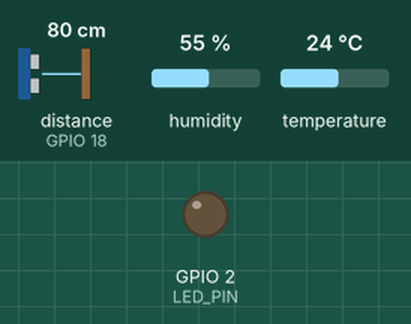
Simulated run of this sketch. Board: ESP32. Shown: output pins drawn as LEDs (lit = HIGH). Inputs (shaded band) come from the test bench; at power-on: distance to the obstacle (sensor on GPIO 18) 80 cm, humidity 55 %, temperature 24 °C. The echo pulse lasts 58.3 µs per cm; WiFi joins after 1.5 s; servers stay silent unless stated; random numbers use the default seed unless the sketch sets one; no MQTT or app messages arrive unless stated; pins used as bus, display or sensor lines are not drawn; what the sketch prints to the serial monitor is not drawn.

Above: at 3.2 s.
At 5.06 s:
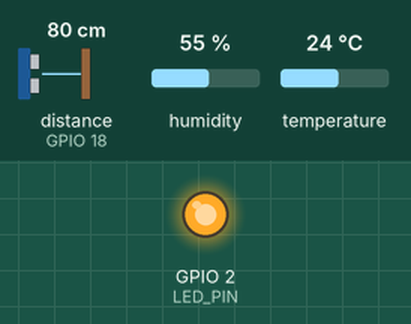
Timing chart, 0 to 8.0 s (numbered marks = the images above):
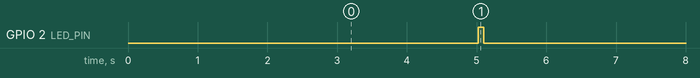

Measured:
- by itself, GPIO 2 (LED_PIN): alternates HIGH for 0.08 s and LOW for 4.9 s

The sketch:

sketch.ino
```cpp
#include <Arduino.h>
#include <WiFi.h>
#include <PubSubClient.h>
#include <DHTesp.h>

const char* WIFI_SSID = "Wokwi-GUEST";
const char* WIFI_PASSWORD = "";

const char* MQTT_SERVER = "broker.hivemq.com";
const int MQTT_PORT = 1883;
const char* MQTT_TOPIC = "ptit/iot/esp32/telemetry_bminh";

#define DHT_PIN 15
#define TRIG_PIN 5
#define ECHO_PIN 18
#define LED_PIN 2

WiFiClient wifiClient;
PubSubClient mqtt(wifiClient);
DHTesp dht;

unsigned long lastSend = 0;
unsigned long sequence = 0;

void connectWiFi() {
  Serial.print("Connecting WiFi");
  WiFi.begin(WIFI_SSID, WIFI_PASSWORD, 6);
  while (WiFi.status() != WL_CONNECTED) {
    delay(500);
    Serial.print(".");
  }
  Serial.println(" OK");
}

void connectMQTT() {
  while (!mqtt.connected()) {
    Serial.print("Connecting MQTT...");

    // Tạo Client ID ngẫu nhiên để tránh đụng độ trên Public Broker
    String clientId = "ESP32_B23DCCN538_";
    clientId += String(random(0xffff), HEX);

    if (mqtt.connect(clientId.c_str())) {
      Serial.println(" OK");
    } else {
      Serial.print(" FAILED, rc=");
      Serial.print(mqtt.state());
      Serial.println(" retrying in 2 seconds...");
      delay(2000);
    }
  }
}

float readDistance() {
  digitalWrite(TRIG_PIN, LOW);
  delayMicroseconds(2);
  digitalWrite(TRIG_PIN, HIGH);
  delayMicroseconds(10);
  digitalWrite(TRIG_PIN, LOW);

  unsigned long time = pulseIn(ECHO_PIN, HIGH, 30000);
  if (time == 0) return NAN;
  return time * 0.0343 / 2;
}

void setup() {
  Serial.begin(115200);
  pinMode(TRIG_PIN, OUTPUT);
  pinMode(ECHO_PIN, INPUT);
  pinMode(LED_PIN, OUTPUT);

  dht.setup(DHT_PIN, DHTesp::DHT22);
  connectWiFi();
  mqtt.setServer(MQTT_SERVER, MQTT_PORT);
  Serial.println("ESP32 START");
}

void loop() {
  if (WiFi.status() != WL_CONNECTED) connectWiFi();
  if (!mqtt.connected()) connectMQTT();
  mqtt.loop();

  if (millis() - lastSend < 5000) return;
  lastSend = millis();

  TempAndHumidity data = dht.getTempAndHumidity();
  float distance = readDistance();

  if (!isfinite(data.temperature) || !isfinite(data.humidity) || !isfinite(distance)) {
    Serial.println("Sensor error!");
    return;
  }

  sequence++;
  char payload[200];

  snprintf(payload, sizeof(payload),
    "{\"temperature\":%.2f,"
    "\"humidity\":%.2f,"
    "\"distance_cm\":%.2f,"
    "\"rssi\":%d,"
    "\"sequence\":%lu,"
    "\"uptime_s\":%lu}",
    data.temperature,
    data.humidity,
    distance,
    WiFi.RSSI(),
    sequence,
    millis() / 1000
  );

  // Publish trực tiếp vào topic riêng chứa mã sinh viên B23DCCN538
  bool ok = mqtt.publish(MQTT_TOPIC, payload);

  Serial.println(payload);
  Serial.println(ok ? "PUBLISH OK" : "PUBLISH FAILED");

  digitalWrite(LED_PIN, HIGH);
  delay(80);
  digitalWrite(LED_PIN, LOW);
}
```
